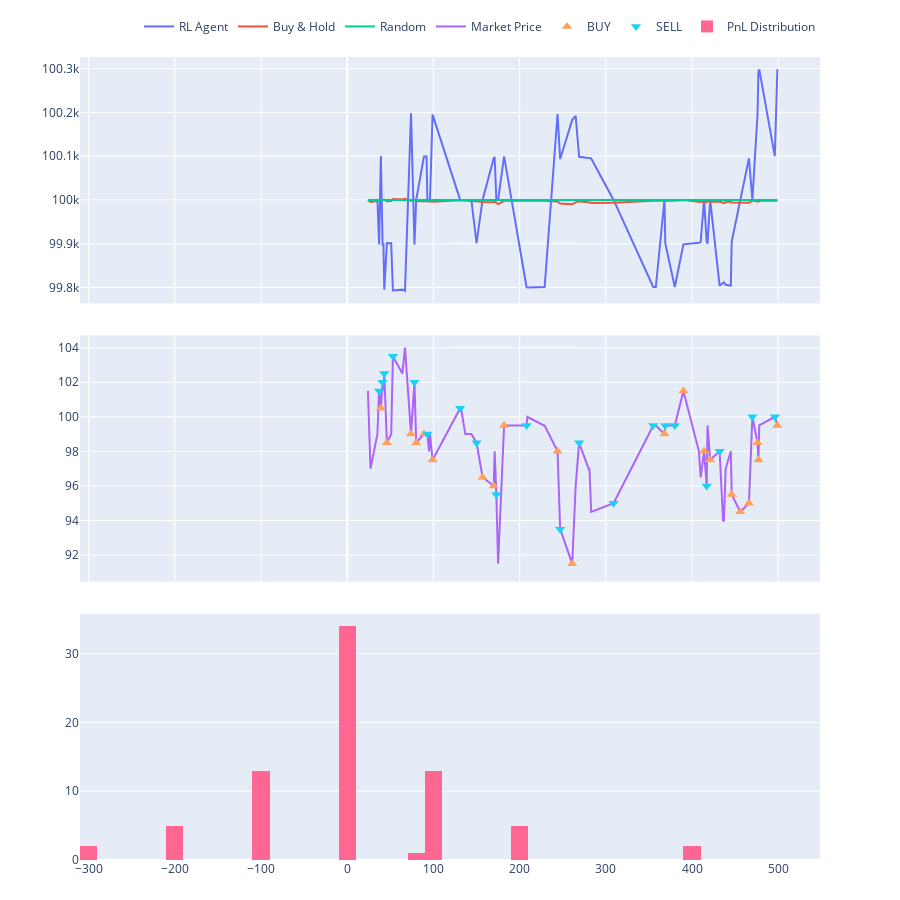

The notebook cell saved with this chart:
### Code cell
fig.update_layout(
    height=900,
    hovermode="x unified",
    legend=dict(
        orientation="h",
        yanchor="bottom",
        y=1.02,
        xanchor="right",
        x=1
    ),
    margin=dict(t=40, b=40)
)

fig.show()
